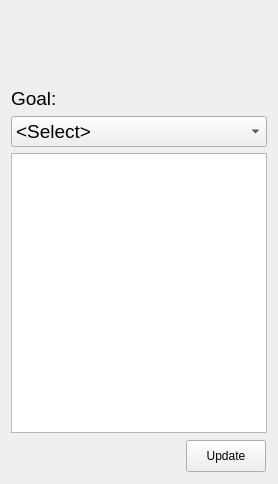
<?xml version="1.0" encoding="UTF-8"?>
<ui version="4.0">
 <class>probabilities</class>
 <widget class="QWidget" name="probabilities">
  <property name="geometry">
   <rect>
    <x>0</x>
    <y>0</y>
    <width>278</width>
    <height>484</height>
   </rect>
  </property>
  <property name="windowTitle">
   <string>Form</string>
  </property>
  <layout class="QVBoxLayout" name="utilitiesLayout">
   <item>
    <widget class="QLabel" name="probPlot">
     <property name="minimumSize">
      <size>
       <width>0</width>
       <height>70</height>
      </size>
     </property>
     <property name="maximumSize">
      <size>
       <width>300</width>
       <height>300</height>
      </size>
     </property>
     <property name="text">
      <string/>
     </property>
     <property name="scaledContents">
      <bool>true</bool>
     </property>
     <property name="buddy">
      <cstring>updateButton</cstring>
     </property>
    </widget>
   </item>
   <item>
    <widget class="QLabel" name="goalLabel">
     <property name="font">
      <font>
       <pointsize>14</pointsize>
      </font>
     </property>
     <property name="text">
      <string>Goal:</string>
     </property>
     <property name="buddy">
      <cstring>goalList</cstring>
     </property>
    </widget>
   </item>
   <item>
    <widget class="QComboBox" name="goalList">
     <property name="font">
      <font>
       <pointsize>14</pointsize>
      </font>
     </property>
     <item>
      <property name="text">
       <string>&lt;Select&gt;</string>
      </property>
     </item>
     <item>
      <property name="text">
       <string>Detect</string>
      </property>
     </item>
     <item>
      <property name="text">
       <string>Map</string>
      </property>
     </item>
     <item>
      <property name="text">
       <string>Navigate</string>
      </property>
     </item>
     <item>
      <property name="text">
       <string>Review status</string>
      </property>
     </item>
     <item>
      <property name="text">
       <string>Inspect current site</string>
      </property>
     </item>
     <item>
      <property name="text">
       <string>Explore</string>
      </property>
     </item>
    </widget>
   </item>
   <item>
    <widget class="QTableView" name="probTable"/>
   </item>
   <item>
    <layout class="QHBoxLayout" name="updateLayout">
     <property name="spacing">
      <number>0</number>
     </property>
     <property name="margin">
      <number>1</number>
     </property>
     <item>
      <spacer name="horizontalSpacer">
       <property name="orientation">
        <enum>Qt::Horizontal</enum>
       </property>
       <property name="sizeHint" stdset="0">
        <size>
         <width>40</width>
         <height>20</height>
        </size>
       </property>
      </spacer>
     </item>
     <item>
      <widget class="QPushButton" name="updateButton">
       <property name="minimumSize">
        <size>
         <width>0</width>
         <height>32</height>
        </size>
       </property>
       <property name="text">
        <string>Update</string>
       </property>
      </widget>
     </item>
    </layout>
   </item>
  </layout>
 </widget>
 <tabstops>
  <tabstop>goalList</tabstop>
  <tabstop>updateButton</tabstop>
 </tabstops>
 <resources/>
 <connections>
  <connection>
   <sender>updateButton</sender>
   <signal>clicked()</signal>
   <receiver>probPlot</receiver>
   <slot>update()</slot>
   <hints>
    <hint type="sourcelabel">
     <x>265</x>
     <y>471</y>
    </hint>
    <hint type="destinationlabel">
     <x>144</x>
     <y>49</y>
    </hint>
   </hints>
  </connection>
 </connections>
</ui>
